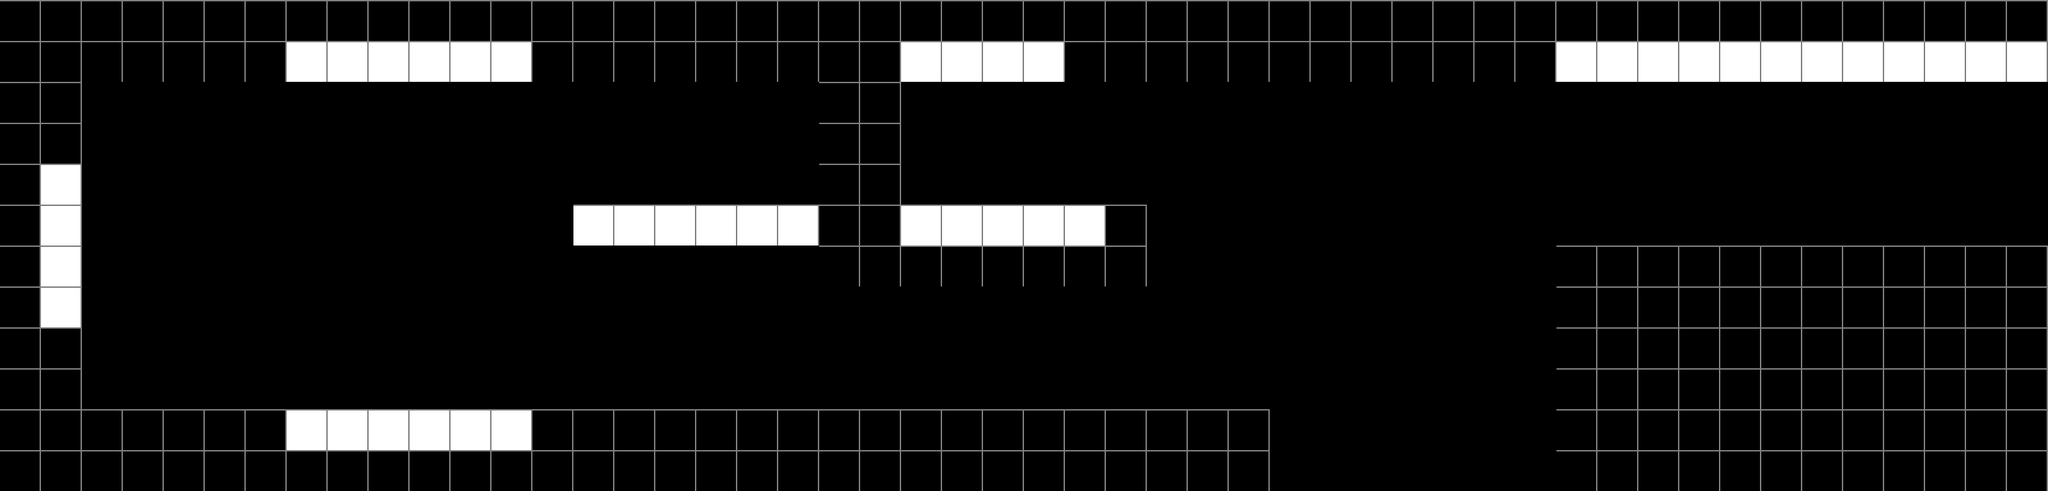

Rendered tile map (Tiled .tmx) drawn with the repository's tilesets; below, a short description and the map source with its tile grids summarised:
An orthogonal 50x12 tile map with 60x60 px tiles, 2 tile layers (non-portal-able, portal-able) and 19 objects (player, exit 1, exit 2).

<map version="1.0" orientation="orthogonal" renderorder="right-down" width="50" height="12" tilewidth="60" tileheight="60" nextobjectid="190">
 <tileset firstgid="1" name="test-tileset" tilewidth="60" tileheight="60" tilecount="12">
  <image source="test-tileset.png" width="240" height="180" />
 </tileset>
 <layer name="non-portal-able" width="50" height="12">
  <data>[600 cells, 235 non-empty, 1 distinct tile ids]</data>
 </layer>
 <layer name="portal-able" width="50" height="12">
  <data>[600 cells, 43 non-empty, 1 distinct tile ids]</data>
 </layer>
 <objectgroup name="boxes">
  <object id="159" x="728" y="149" width="60" height="60" />
  <object id="160" x="540" y="154" width="60" height="60" />
 </objectgroup>
 <objectgroup name="player">
  <object id="46" name="player" x="242" y="304" width="60" height="120" />
 </objectgroup>
 <objectgroup name="buttons">
  <object id="41" x="478.667" y="580" width="120" height="20">
   <properties>
    <property name="LinkedEntityID" value="186" />
   </properties>
  </object>
 </objectgroup>
 <objectgroup name="exits">
  <object id="74" name="exit 1" x="1320" y="120" width="30" height="180">
   <properties>
    <property name="NextLevel" value="2" />
   </properties>
  </object>
  <object id="109" name="exit 2" x="1170" y="120" width="30" height="180">
   <properties>
    <property name="NextLevel" value="5" />
   </properties>
  </object>
 </objectgroup>
 <objectgroup name="collision">
  <object id="81" x="0" y="600" width="1860" height="120" />
  <object id="82" x="0" y="120" width="120" height="480" />
  <object id="85" x="0" y="0" width="3000" height="120" />
  <object id="86" x="1200" y="120" width="120" height="300" />
  <object id="107" x="840" y="300" width="360" height="60" />
  <object id="184" x="2280" y="360" width="720" height="360" />
  <object id="185" x="1320" y="300" width="360" height="120" />
  <object id="189" x="3000" y="0" width="60" height="720" />
 </objectgroup>
 <objectgroup name="portable-surfaces">
  <object id="98" x="420" y="60" width="360" height="60" />
  <object id="102" x="420" y="600" width="360" height="60" />
  <object id="103" x="60" y="240" width="60" height="240" />
 </objectgroup>
 <objectgroup name="gates">
  <object id="186" x="1240" y="420" width="40" height="180">
   <properties>
    <property name="ID" value="186" />
   </properties>
  </object>
 </objectgroup>
 <objectgroup name="acid">
  <object id="188" x="1860" y="620" width="420" height="100" />
 </objectgroup>
</map>
